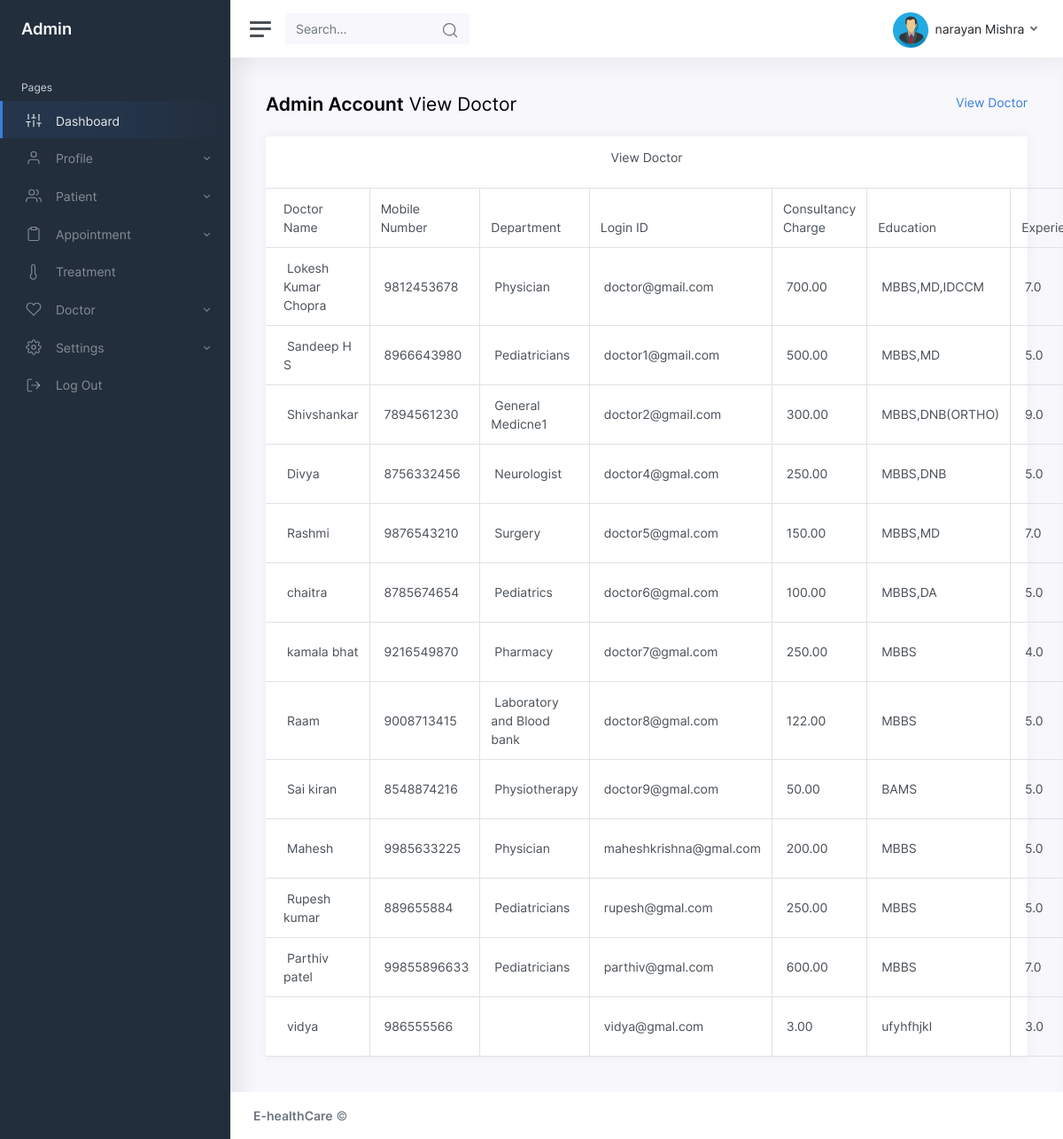
Page /admin/viewdoctor.php (signed in) on the committed database.
### tables this page shows
CREATE TABLE `doctor` (
  `doctorid` int(10) NOT NULL,
  `doctorname` varchar(50) NOT NULL,
  `mobileno` varchar(15) NOT NULL,
  `departmentid` int(10) NOT NULL,
  `loginid` varchar(25) NOT NULL,
  `password` varchar(25) NOT NULL,
  `status` varchar(10) NOT NULL,
  `education` varchar(25) NOT NULL,
  `experience` float(11,1) NOT NULL,
  `consultancy_charge` float(10,2) NOT NULL
);

CREATE TABLE `department` (
  `departmentid` int(10) NOT NULL,
  `departmentname` varchar(100) NOT NULL,
  `description` text NOT NULL,
  `status` varchar(10) NOT NULL
);

### admin/viewdoctor.php (the view, shortened to what this page needs)
<!DOCTYPE html>
<html lang="en">
<head>
  <link href="css/app.css" rel="stylesheet">
</head>
<body>
  <div class="wrapper">
    <?php include("menu.php");?>
    <div class="main">
      <?php include("header.php");?>
      <main class="content">
        <div class="container-fluid p-0">
          <div class="row mb-2 mb-xl-3">
                      <div class="col-auto d-none d-sm-block">
              <h3><strong>Admin Account</strong> View Doctor</h3>
            </div>
            <div class="col-auto ml-auto text-right mt-n1">
              <nav aria-label="breadcrumb">
                <ol class="breadcrumb bg-transparent p-0 mt-1 mb-0">
                  <li class="breadcrumb-item"><a href="#">View Doctor</a></li>
                </ol>
              </nav>
            </div>
          </div>
                 <div class="row">
                  <div class="col-12 col-xl-12">
              <div class="card">
                <div class="card-header">
                  <h5 class="card-title text-center">View Doctor</h5>
                </div>
                <table class="table table-bordered">
                  <thead>
                    <tr>
                       <td>Doctor Name</td>
          <td>Mobile Number</td>
          <td>Department</td>
          <td>Login ID</td>
          <td>Consultancy Charge</td>
          <td>Education</td>
          <td>Experience</td>
                    </tr>
                  </thead>
                  <tbody>
             <?php
    $sql ="SELECT * FROM doctor";
    $qsql = mysqli_query($con,$sql);
    while($rs = mysqli_fetch_array($qsql))
    {
      $sqldept = "SELECT * FROM department WHERE departmentid='$rs[departmentid]'";
      $qsqldept = mysqli_query($con,$sqldept);
      $rsdept = mysqli_fetch_array($qsqldept);
        echo "<tr>
          <td>&nbsp;$rs[doctorname]</td>
          <td>&nbsp;$rs[mobileno]</td>
       <td>&nbsp;$rsdept[departmentname]</td>
      <td>&nbsp;$rs[loginid]</td>
      <td>&nbsp;$rs[consultancy_charge]</td>
       <td>&nbsp;$rs[education]</td>
      <td>&nbsp;$rs[experience]</td>
          <td>$rs[status]</td>
           <td>&nbsp;
       <a href='doctor.php?editid=$rs[doctorid]'>Edit</a> | <a href='viewdoctor.php?delid=$rs[doctorid]'>Delete</a> </td>
        </tr>";
    }
    ?>
                  </tbody>
                </table>
              </div>
            </div>
                 </div>
        </div>
      </main>
      <?php include("footer.php");?>
    </div>
  </div>
</body>
</html>

### admin/header.php (shortened to what this page needs)
<?php
include("dbconnection.php");
if(!isset($_SESSION['adminid']))
{
  echo "<script>window.location='adminlogin.php';</script>";
}
else
{
  $sql = "SELECT adminname FROM admin  WHERE adminid='$_SESSION[adminid]'";
  $qsql = mysqli_query($con,$sql);
  $rsprofile=  mysqli_fetch_array($qsql);
  ?>
<nav class="navbar navbar-expand navbar-light navbar-bg">
				<a class="sidebar-toggle d-flex">
          <i class="hamburger align-self-center"></i>
        </a>
				<form class="d-none d-sm-inline-block">
					<div class="input-group input-group-navbar">
						<input type="text" class="form-control" placeholder="Search…" aria-label="Search" disabled="">
						<button class="btn" type="button">
              <i class="align-middle" data-feather="search"></i>
            </button>
					</div>
				</form>
				<div class="navbar-collapse collapse">
					<ul class="navbar-nav navbar-align">
						<li class="nav-item dropdown">
							<a class="nav-link dropdown-toggle d-none d-sm-inline-block" href="#" data-toggle="dropdown">
                <img src="img/admin.png" class="avatar img-fluid rounded mr-1" alt="Charles Hall" /> <span class="text-dark"><?php echo $rsprofile[adminname]; ?></span>
              </a>
						</li>
					</ul>
				</div>
			</nav>
			<?php }?>

### rows in the picture
doctor: doctorname "Lokesh Kumar Chopra", mobileno "9812453678", departmentid.departmentname "Physician", loginid "doctor@gmail.com", consultancy_charge "700.00", education "MBBS,MD,IDCCM", experience "7.0"
doctor: doctorname "Sandeep H S", mobileno "8966643980", departmentid.departmentname "Pediatricians", loginid "doctor1@gmail.com", consultancy_charge "500.00", education "MBBS,MD", experience "5.0"
doctor: doctorname "Shivshankar", mobileno "7894561230", departmentid.departmentname "General Medicne1", loginid "doctor2@gmail.com", consultancy_charge "300.00", education "MBBS,DNB(ORTHO)", experience "9.0"
doctor: doctorname "Divya", mobileno "8756332456", departmentid.departmentname "Neurologist", loginid "doctor4@gmal.com", consultancy_charge "250.00", education "MBBS,DNB", experience "5.0"
doctor: doctorname "Rashmi", mobileno "9876543210", departmentid.departmentname "Surgery", loginid "doctor5@gmal.com", consultancy_charge "150.00", education "MBBS,MD", experience "7.0"
doctor: doctorname "chaitra", mobileno "8785674654", departmentid.departmentname "Pediatrics", loginid "doctor6@gmal.com", consultancy_charge "100.00", education "MBBS,DA", experience "5.0"
doctor: doctorname "kamala bhat", mobileno "9216549870", departmentid.departmentname "Pharmacy", loginid "doctor7@gmal.com", consultancy_charge "250.00", education "MBBS", experience "4.0"
doctor: doctorname "Raam", mobileno "9008713415", departmentid.departmentname "Laboratory and Blood bank", loginid "doctor8@gmal.com", consultancy_charge "122.00", education "MBBS", experience "5.0"
doctor: doctorname "Sai kiran", mobileno "8548874216", departmentid.departmentname "Physiotherapy", loginid "doctor9@gmal.com", consultancy_charge "50.00", education "BAMS", experience "5.0"
doctor: doctorname "Mahesh", mobileno "9985633225", departmentid.departmentname "Physician", loginid "maheshkrishna@gmal.com", consultancy_charge "200.00", education "MBBS", experience "5.0"
doctor: doctorname "Rupesh kumar", mobileno "889655884", departmentid.departmentname "Pediatricians", loginid "rupesh@gmal.com", consultancy_charge "250.00", education "MBBS", experience "5.0"
doctor: doctorname "Parthiv patel", mobileno "99855896633", departmentid.departmentname "Pediatricians", loginid "parthiv@gmal.com", consultancy_charge "600.00", education "MBBS", experience "7.0"
doctor: doctorname "vidya", mobileno "986555566", loginid "vidya@gmal.com", consultancy_charge "3.00", education "ufyhfhjkl", experience "3.0"

### other values in the picture
$rsprofile[adminname] "narayan Mishra"
